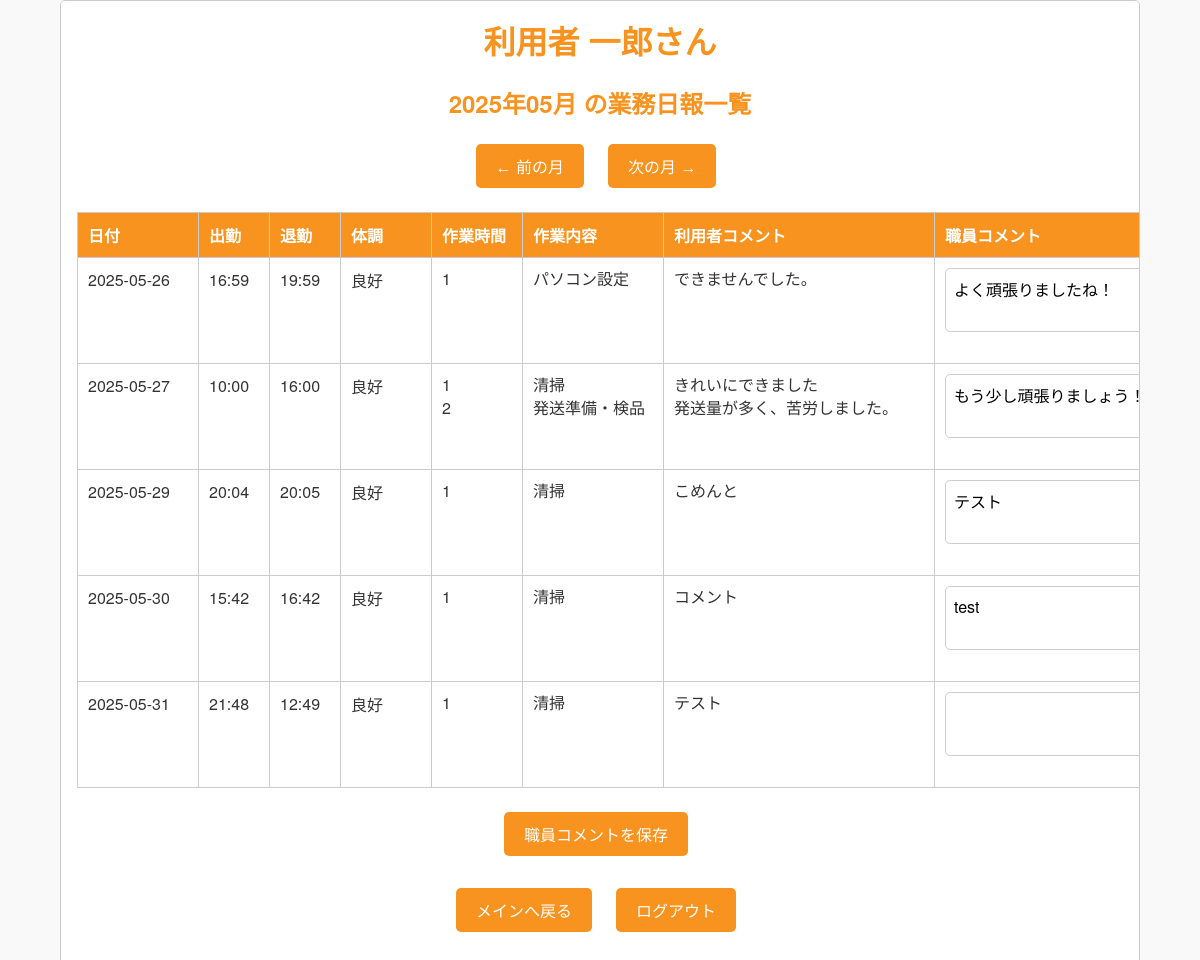
The page /report_list (signed in) on the database as committed earlier.
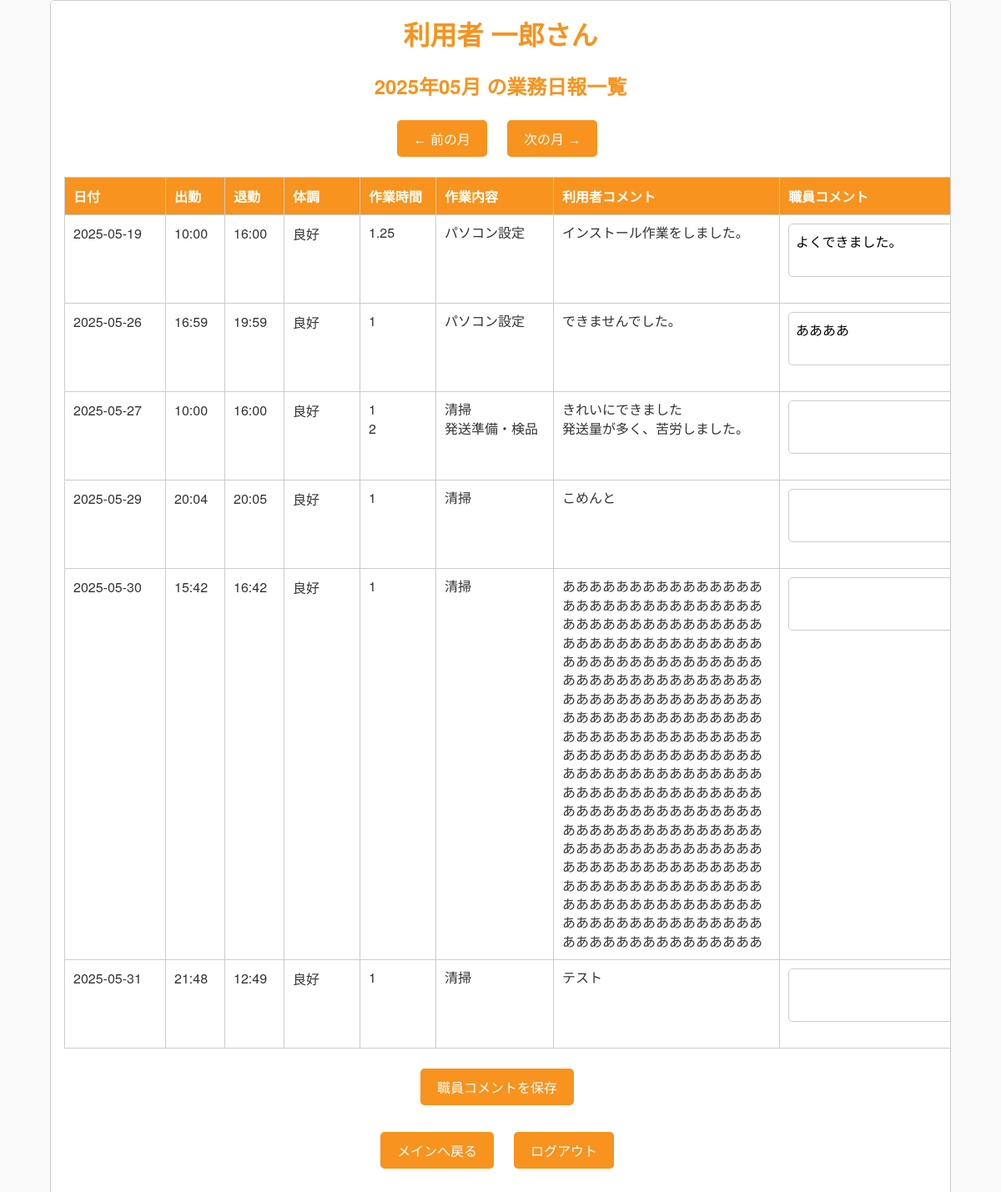
The same page on the database as committed later.
### tables this page shows
CREATE TABLE reports (
            report_id INTEGER PRIMARY KEY AUTOINCREMENT,
            user_id INTEGER NOT NULL,
            report_date DATE NOT NULL,
            condition TEXT NOT NULL,
            start_time TIME NOT NULL,
            end_time TIME NOT NULL,
            work_time INTEGER NOT NULL,
            work_detail TEXT NOT NULL,
            user_comment TEXT,
            staff_comment TEXT,
            created_at DATETIME DEFAULT CURRENT_TIMESTAMP,
            updated_at DATETIME DEFAULT CURRENT_TIMESTAMP,
            FOREIGN KEY (user_id) REFERENCES users(user_id)
        );

### app.py (the view)
@app.route('/report_list', methods=['GET', 'POST'])
def report_list():
    if 'username' not in session:
        return redirect(url_for('login'))
    user_id = request.args.get('user_id')
    if user_id is not None:
        user_id = int(user_id)
    role = session.get('role')
    username = session['username']
    year = request.args.get('year', type=int)
    month = request.args.get('month', type=int)
    today = datetime.today()
    if not year or not month:
        year = today.year
        month = today.month
    first_day = datetime(year, month, 1)
    last_day = datetime(year, month, calendar.monthrange(year, month)[1])
    first_day_str = first_day.strftime('%Y-%m-%d')
    last_day_str = last_day.strftime('%Y-%m-%d')
    prev_month = first_day - timedelta(days=1)
    next_month = last_day + timedelta(days=1)
    conn = get_db()
    cursor = conn.cursor()
    if role == 'staff' and user_id:
        user_result = cursor.execute("SELECT name FROM users WHERE user_id = ?", (user_id,)).fetchone()
        display_name = user_result['name'] if user_result else '不明'
        cursor.execute('''
            SELECT r.*, u.username,
                   group_concat(t.task_duration, '\n') as task_duration,
                   group_concat(t.task_name, '\n') as task_name,
                   group_concat(t.task_note, '\n') as task_note
            FROM reports r
            JOIN users u ON r.user_id = u.user_id
            LEFT JOIN report_tasks t ON r.report_id = t.report_id
            WHERE r.user_id = ? AND r.report_date BETWEEN ? AND ?
            GROUP BY r.report_id
            ORDER BY r.report_date ASC
        ''', (user_id, first_day_str, last_day_str))
        reports = cursor.fetchall()
    else:
        cursor.execute('''
            SELECT r.*, u.username, u.name,
                   group_concat(t.task_duration, '\n') as task_duration,
                   group_concat(t.task_name, '\n') as task_name,
                   group_concat(t.task_note, '\n') as task_note
            FROM reports r
            JOIN users u ON r.user_id = u.user_id
            LEFT JOIN report_tasks t ON r.report_id = t.report_id
            WHERE u.username = ? AND r.report_date BETWEEN ? AND ?
            GROUP BY r.report_id
            ORDER BY r.report_date ASC
        ''', (username, first_day_str, last_day_str))
        reports = cursor.fetchall()
        user_result = cursor.execute("SELECT name FROM users WHERE username = ?", (username,)).fetchone()
        display_name = user_result['name'] if user_result else '不明'
    conn.close()
    return render_template('report_list.html',
                           reports=reports,
                           name=display_name,  # ← 利用者の「名前」
                           user_id=user_id,
                           display_month=f"{year}年{month:02d}月",
                           year=year,
                           month=month,
                           prev_year=prev_month.year,
                           prev_month=prev_month.month,
                           next_year=next_month.year,
                           next_month=next_month.month)

### app.py (called while the page is built)
def get_db():
    db = getattr(g, '_database', None)
    if db is None:
        base_dir = os.path.dirname(os.path.abspath(__file__))
        db_path = os.path.join(base_dir, 'your_database.db')  # ← ここは正しい DB ファイル名
        db = g._database = sqlite3.connect(db_path)
        db.row_factory = sqlite3.Row
    return db

@app.teardown_appcontext
def close_connection(exception):
    db = getattr(g, '_database', None)
    if db is not None:
        db.close()

### templates/report_list.html (shortened to what this page needs)
<!DOCTYPE html>
<html lang="ja">
<head>
    <link rel="stylesheet" href="{{ url_for('static', filename='style.css') }}">
</head>
<body>
    <div class="container_report_list">
        <h1>{{ name }}さん</h1>
        <h2>{{ display_month }} の業務日報一覧</h2>
        <div class="nav-buttons">
            <form method="get" action="{{ url_for('report_list') }}">
                <button type="submit">&#8592; 前の月</button>
            </form>
            <form method="get" action="{{ url_for('report_list') }}">
                <button type="submit">次の月 &#8594;</button>
            </form>
        </div>
        <form method="post" action="{{ url_for('update_staff_comments') }}">
            <table class="report-table">
                <thead>
                    <tr>
                        <th style="width: 100px;">日付</th>
                        <th style="width: 50px;">出勤</th>
                        <th style="width: 50px;">退勤</th>
                        <th style="width: 70px;">体調</th>
                        <th style="width: 70px;">作業時間</th>
                        <th style="width: 120px;">作業内容</th>
                        <th style="width: 250px;">利用者コメント</th>
                        <th style="width: 250px;">職員コメント</th>
                    </tr>
                </thead>
                <tbody>
                    {% for report in reports %}
                    <tr>
                        <td>{{ report['report_date'] }}</td>
                        <td>{{ report['start_time'] }}</td>
                        <td>{{ report['end_time'] }}</td>
                        <td>{{ report['condition'] }}</td>
                        <td class="multiline">{{ report['task_duration'] | replace('\n', '<br>') | safe }}</td>
                        <td class="multiline">{{ report['task_name'] | replace('\n', '<br>') | safe }}</td>
                        <td class="multiline">{{ report['task_note'] | replace('\n', '<br>') | safe }}</td>
                        <td>
                            <textarea name="staff_comment_{{ report['report_id'] }}" maxlength="300">{{ report['staff_comment'] or '' }}</textarea>
                        </td>
                    </tr>
                    {% endfor %}
                </tbody>
            </table>
            <div class="report-actions">
                <button type="submit">職員コメントを保存</button>
            </div>
        </form>
        <div class="nav-buttons">
            <form method="get" action="{{ url_for('main') }}">
                <button type="submit">メインへ戻る</button>
            </form>
            <form method="get" action="{{ url_for('logout') }}">
                <button type="submit">ログアウト</button>
            </form>
        </div>
    </div>
</body>
</html>

Rows that differ between the two databases and show on the page:
added reports: report_date "2025-05-19", start_time "10:00", end_time "16:00", condition "良好", task_duration "1.25", task_name "パソコン設定", task_note "インストール作業をしました。", report_id "よくできました。"
changed reports: report_id "よく頑張りましたね！" → "ああああ"
changed reports "清掃 発送準備・検品": report_id "もう少し頑張りましょう！" → (not shown)
changed reports (number 4 of 6 on the later page): report_id "テスト" → (not shown)
changed reports (number 5 of 6 on the later page): task_note "コメント" → "ああああああああああああああああああああああああああああああああああああああああああああああああああああああああああああああああああああああああああああああああああああああああああああああああああああああああああああああああああああああああああああああああああああああああああああああああああああああああああああああああああああああああああああああああああああああああああああああああああああああああああああああああああああああああああああああああああああああああああああああああああああああああああああああああああああああああああああああああああああああああああああああああああああああああああああ"; report_id "test" → (not shown)
